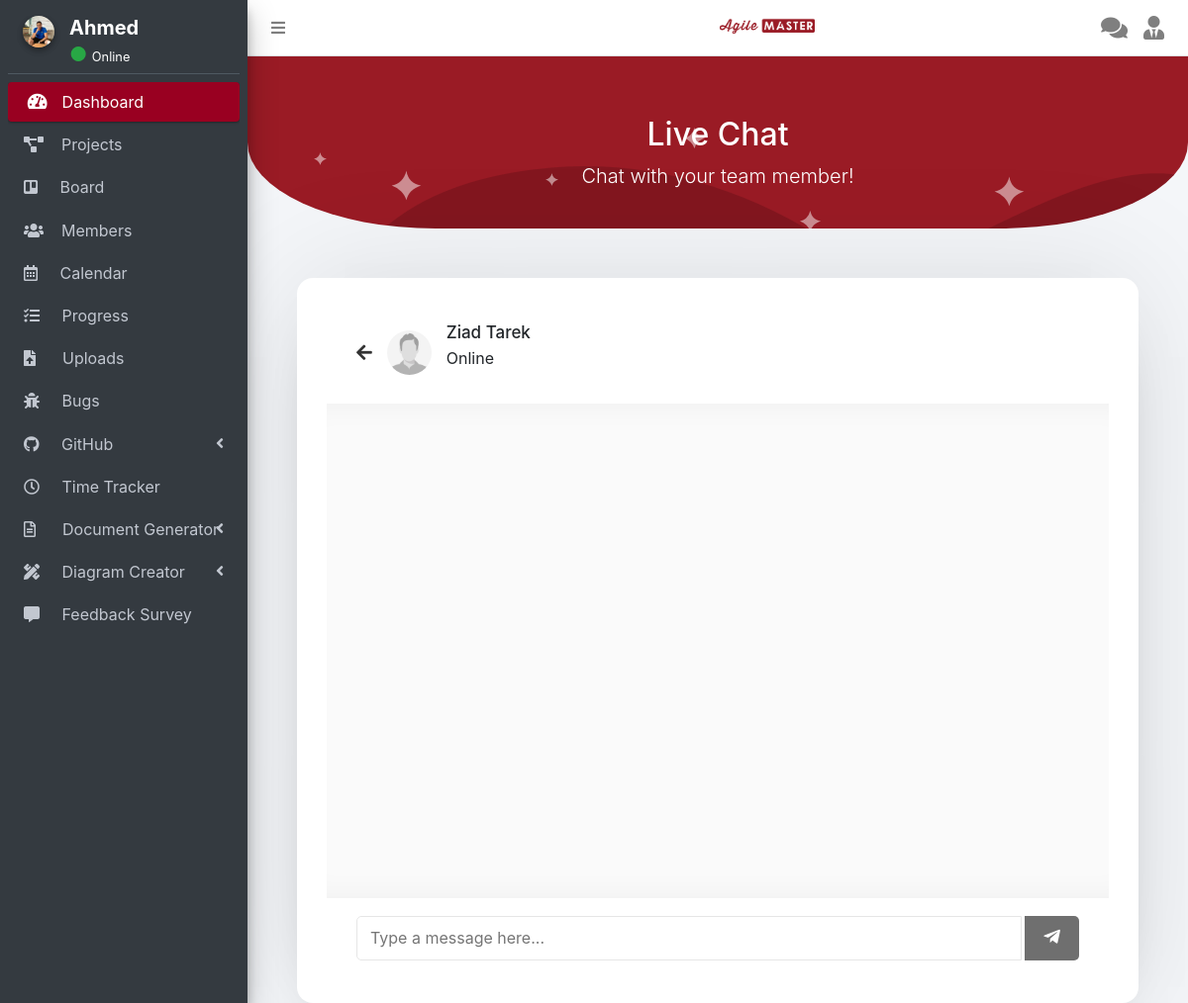
Page /user/chat.php?user_id=821755372 (signed in) on the committed database.
### tables this page shows
CREATE TABLE `users` (
  `user_id` int(11) NOT NULL,
  `fname` varchar(255) NOT NULL,
  `lname` varchar(255) NOT NULL,
  `age` int(11) NOT NULL,
  `occupation` varchar(255) NOT NULL,
  `city` varchar(255) NOT NULL,
  `country` varchar(255) NOT NULL,
  `email` varchar(255) NOT NULL,
  `password` varchar(255) NOT NULL,
  `photo` varchar(255) NOT NULL,
  `unique_id` int(255) NOT NULL,
  `status` varchar(255) NOT NULL,
  `role` varchar(255) NOT NULL DEFAULT 'project member'
);

### helpers/module.php (called while the page is built, shortened)
<?php
function get_user($userId)
{
	global $conn;
	$result = mysqli_query($conn, "SELECT * FROM `users` WHERE `user_id` = '".$userId."'");
	return $result;
}
?>

### user/chat.php (the view, shortened to what this page needs)
<?php
   include_once '../connection/dbconnection.php';
   include_once '../helpers/module.php';
?>
<!DOCTYPE html>
<html>
   <head>
      <?php include('../navigation/head.php');?>
       <link rel="stylesheet" href="https://cdnjs.cloudflare.com/ajax/libs/font-awesome/5.15.2/css/all.min.css"/>
   </head>
   <body class="hold-transition sidebar-mini layout-fixed">
      <div class="wrapper">
         <?php include('../navigation/topbar.php');?>
         <?php include('../navigation/user/user_sidebar.php');?>
         <div class="content-wrapper">
             <div class="bg-custom" >
                            <div class="bg-img" style="text-align: center;">
                     <h2>Live Chat</h2>
                     <p class="lead">Chat with your team member!</p>
                  </div>
                 <br>
                        </div>
    <section class="chat-area">
      <header>
        <?php
          $user_id = mysqli_real_escape_string($conn, $_GET['user_id']);
          $sql = mysqli_query($conn, "SELECT * FROM users WHERE unique_id = {$user_id}");
          if(mysqli_num_rows($sql) > 0){
            $row = mysqli_fetch_assoc($sql);
          }else{
            header("location: users.php");
          }
        ?>
        <a href="users.php" class="back-icon"><i class="fas fa-arrow-left"></i></a>
        <img src="../upload/profile/<?php echo $row['photo']; ?>" alt="">
        <div class="details">
          <span><?php echo $row['fname']. " " . $row['lname'] ?></span>
          <p><?php echo $row['status']; ?></p>
        </div>
      </header>
      <div class="chat-box">
      </div>
      <form action="#" class="typing-area">
        <input type="text" name="message" class="input-field" placeholder="Type a message here..." autocomplete="off">
        <button><i class="fab fa-telegram-plane"></i></button>
        </form>
         </section>
      </div>
          </div>
</body>
</html>

### navigation/user/user_sidebar.php (shortened to what this page needs)
<aside class="main-sidebar sidebar-dark-primary elevation-4">
	<div class="sidebar">
		<div class="user-panel mt-3 d-flex">
            <div class="col-auto ">
                <a href="profile.php" class="avatar avatar-xl rounded-circle">
                    <?php
                        $get_user = get_user($userId);
                        $row = mysqli_fetch_array($get_user);
                        echo '<img src="../upload/profile/'.$row["photo"].'" id="sideimg" class="img-circle elevation-2" alt="User Image">';
                    ?>
                </a>
            </div>
            <div class="col right ml--1 mb-1">
                <h5 class="mb-0">
                    <a href="profile.php" class="text-white"><strong> <?php echo $row["fname"]; ?></strong></a>
                </h5>
                <?php
                        if($row["status"] == "Online"){
                            echo'
                                <span class="text-success text-lg">●</span>
                                <small class="text-white">Online</small>';
                        }else{
                            echo'
                                <span class="text-light text-lg">●</span>
                                <small class="text-white">Offline</small>';
                        }
                ?>
            </div>
		</div>
		<nav class="mt-2" >
			<ul class="nav nav-pills nav-sidebar flex-column" data-widget="treeview" role="menu" data-accordion="false">
				<li class="nav-item has-treeview">
					<a href="../user/dashboard.php" class="nav-link active">
						<i class="nav-icon fas fa-tachometer-alt"></i>
						<p>
							&nbsp;Dashboard
						</p>
					</a>
				</li>
				<li class="nav-item">
					<a href="../user/project.php" class="nav-link">
						<i class="fas fa-project-diagram"></i>
						<p>
							&nbsp;&nbsp;&nbsp;Projects
						</p>
					</a>
				</li>
				<li class="nav-item">
					<a href="../user/board.php" class="nav-link">
						<i class="fab fa-trello"></i>
						<p>
							&nbsp;&nbsp;&nbsp;&nbsp;Board
						</p>
					</a>
				</li>
				<li class="nav-item">
					<a href="members.php" class="nav-link">
						<i class="fas fa-users"></i>
						<p>
							&nbsp;&nbsp;&nbsp;Members
						</p>
					</a>
				</li>
				<li class="nav-item">
					<a href="../calendar/index.php" class="nav-link">
						<i class="far fa-calendar-alt"></i>
						<p>
							&nbsp;&nbsp;&nbsp;&nbsp;Calendar
						</p>
					</a>
				</li>
				<li class="nav-item">
					<a href="progress.php" class="nav-link">
						<i class="fas fa-tasks"></i>
						<p>
							&nbsp;&nbsp;&nbsp;&nbsp;Progress
						</p>
					</a>
				</li>
				<li class="nav-item">
					<a href="../user/upload_files.php" class="nav-link">
						<i class="fas fa-file-upload"></i>
						<p>
							&nbsp;&nbsp;&nbsp;&nbsp;&nbsp;Uploads
						</p>
					</a>
				</li>
				<li class="nav-item">
					<a href="../user/bug_report.php" class="nav-link">
						<i class="fas fa-bug"></i>
						<p>
							&nbsp;&nbsp;&nbsp;&nbsp;Bugs
						</p>
					</a>
				</li>
				<li class="nav-item has-treeview">
					<a href="#" class="nav-link">
						<i class="fab fa-github"></i>
						<p>
							&nbsp;&nbsp;&nbsp;&nbsp;GitHub
							<i class="fas fa-angle-left right"></i>
						</p>
					</a>
				</li>
				<li class="nav-item">
					<a href="../timetracker/timetracker.php" class="nav-link">
						<i class="far fa-clock"></i>
						<p>
							&nbsp;&nbsp;&nbsp;&nbsp;Time Tracker
						</p>
					</a>
				</li>
				<li class="nav-item has-treeview">
					<a href="#" class="nav-link">
						<i class="far fa-file-alt"></i>
						<p>
							&nbsp;&nbsp;&nbsp;&nbsp;&nbsp;Document Generator
							<i class="right fas fa-angle-left"></i>
						</p>
					</a>
				</li>
				<li class="nav-item has-treeview">
					<a href="#" class="nav-link">
						<i class="fas fa-pencil-ruler"></i>
						<p>
							&nbsp;&nbsp;&nbsp;&nbsp;Diagram Creator
							<i class="right fas fa-angle-left"></i>
						</p>
					</a>
				</li>
				<li class="nav-item">
					<a href="feedback.php" class="nav-link">
						<i class="fas fa-comment-alt"></i>
						<p>
							&nbsp;&nbsp;&nbsp;&nbsp;Feedback Survey
						</p>
					</a>
				</li>
				<br ><br ><br >
			</ul>
		</nav>
    </div>
</aside>

### dependencies/css/style.css (style rules this page uses)
body { font-family: "Open Sans", sans-serif; color: #444444; }
a { text-decoration: none; color: #990021; }
ul { list-style: none; margin: 0; padding: 0px; }
section { padding: 60px 0; overflow: hidden; position: relative; }

### user/chat.php (style rules this page uses)
.chat-area { padding: 25px 30px; background: #fff; max-width: 850px; width: 100%; margin-left: auto; margin-right: auto; margin-top: 50px;; border-radius: 16px; box-shadow: 0 0 128px 0 rgba(0,0,0,0.1), 0 32px 64px -48px rgba(0,0,0,0.5); }
.chat-area header { display: flex; align-items: center; padding: 18px 30px; }
.chat-area header .back-icon { color: #333; font-size: 18px; }
.chat-area header img { height: 45px; width: 45px; margin: 0 15px; object-fit: cover; border-radius: 50%; }
.chat-area header .details span { font-size: 17px; font-weight: 500; }
.chat-box { position: relative; min-height: 500px; max-height: 500px; max-width: 850px; width: 100%; margin-left: auto; margin-right: auto; overflow-y: auto; padding: 10px 30px 20px 30px; background: #fafafa; box-shadow: inset 0 32px 32px -32px rgb(0 0 0 / 5%), inset 0 -32px 32px -32px rgb(0 0 0 / 5%); }
.typing-area { padding: 18px 30px; display: flex; justify-content: space-between; }
.typing-area input { height: 45px; width: calc(100% - 58px); font-size: 16px; padding: 0 13px; border: 1px solid #e6e6e6; outline: none; border-radius: 5px 0 0 5px; }
.typing-area button { color: #fff; width: 55px; border: none; outline: none; background: #333; font-size: 19px; cursor: pointer; opacity: 0.7; pointer-events: none; border-radius: 0 5px 5px 0; transition: all 0.3s ease; }
.bg-custom { background-image: url("../resources/images/profile_header.png"); background-color: #9a1b25; border-bottom-left-radius: 20% 50%; border-bottom-right-radius: 20% 50%; }
.bg-img { max-width: 35%; min-height: 150px; max-height: auto; margin-left:auto; margin-right:auto; text-align: center; background-position: center; background-repeat: no-repeat; background-size: cover; color: white; padding: 60px 0px 0px 0px; font-size: 60px; font-weight: bold; }

### navigation/user/user_sidebar.php (style rules this page uses)
#sideimg { height: 4vh; width: 4vh; object-fit: cover; border-radius: 100% 100%; }
.right { margin-left: -15px; }

### rows in the picture
users: photo (picture), fname "Ahmed"
users: photo (picture), fname "Ziad", lname "Tarek", status "Online"
